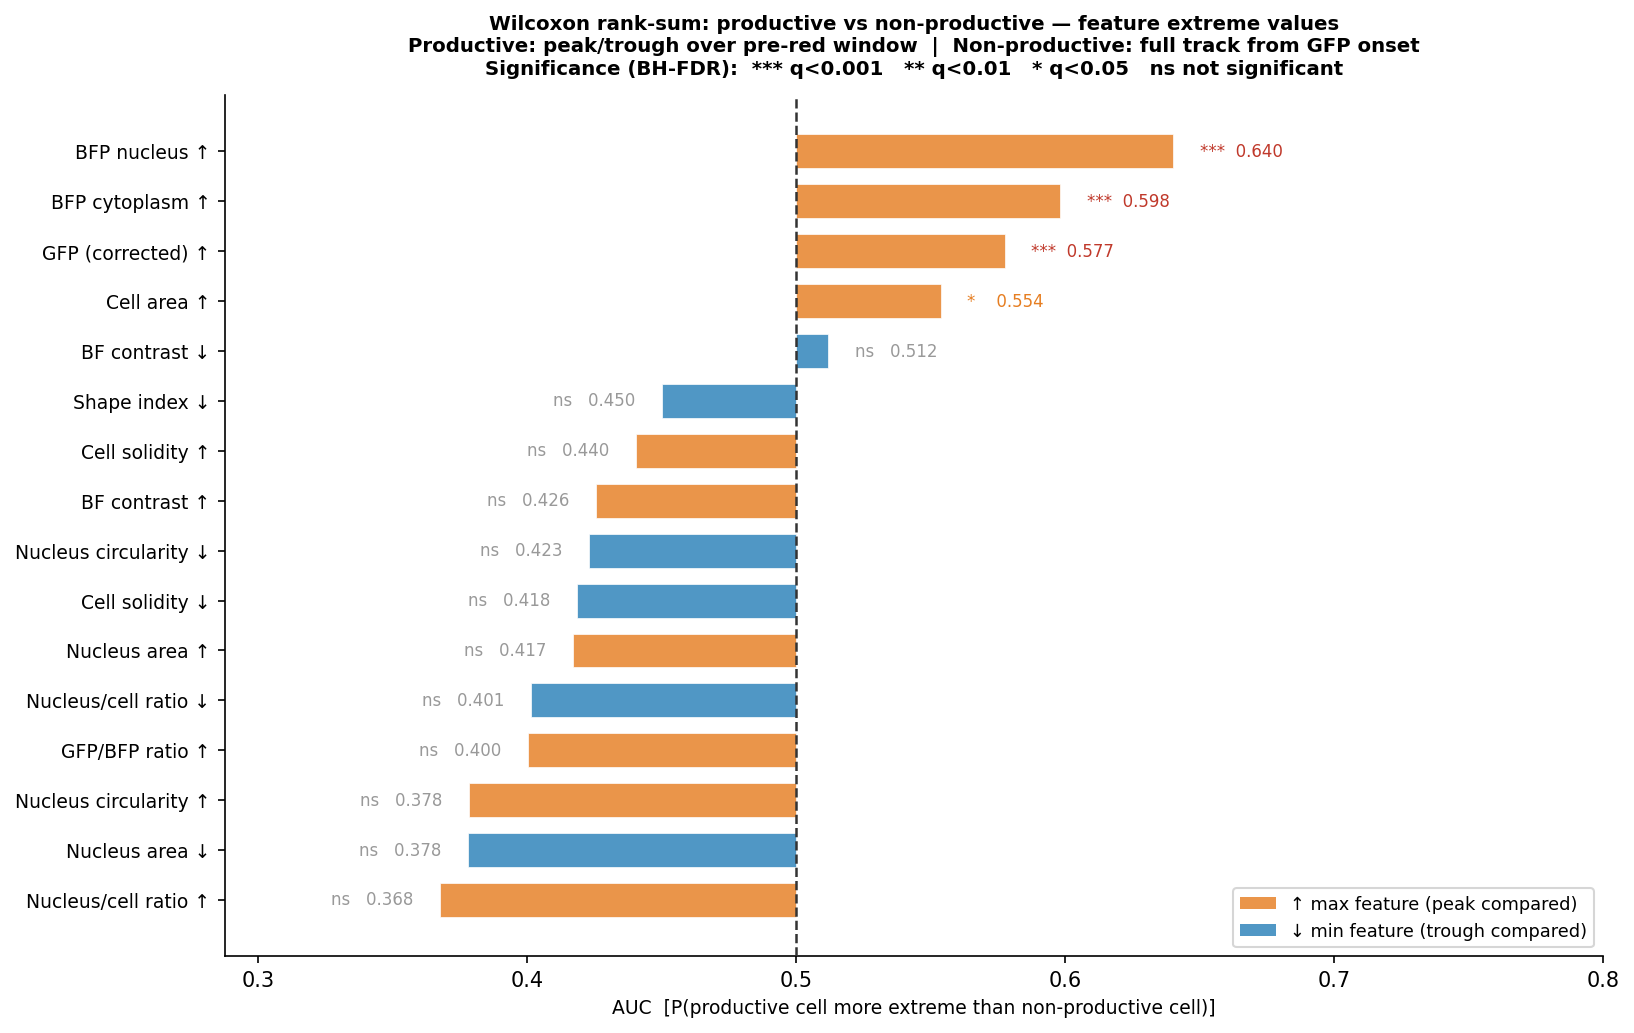

Generate this figure with Python:
"""
wilcoxon_barrier.py — Wilcoxon rank-sum test on feature extreme values

For each feature + direction (max/min), compare the extreme value over the
observation window between productive and non-productive cells:
  productive:     peak or trough over GFP onset → red onset  (pre-red window)
  non-productive: peak or trough over full track from GFP onset

AUC = P(productive cell is more extreme in the expected direction than
        a randomly chosen non-productive cell)
    → AUC > 0.5 means productive cells consistently reach higher peaks
      (max features) or lower troughs (min features).

The test is one-sided in the biologically expected direction.
Multiple-testing correction: Benjamini-Hochberg FDR across all features.
"""

import numpy as np
import pandas as pd
import matplotlib
matplotlib.use("Agg")
import matplotlib.pyplot as plt
import matplotlib.patches as mpatches
from pathlib import Path
from scipy.stats import mannwhitneyu

BASE    = Path("/home/labs/ginossar/talfis/LiveImaging")
TS_CSV  = BASE / "cache" / "python_export" / "timeseries_data.csv"
MD_CSV  = BASE / "cache" / "python_export" / "model_df.csv"
OUT_DIR = BASE / "barrier_analysis"

# same feature specs as barrier_analysis.py
FEAT_SPECS = [
    ("ch2_corrected", "GFP (corrected) ↑",       "max"),
    ("Mean.ch1",      "BFP cytoplasm ↑",          "max"),
    ("Mean.ch1_nuc",  "BFP nucleus ↑",            "max"),
    ("Area_cell",     "Cell area ↑",              "max"),
    ("P.stuck",       "P(stuck) ↑",               "max"),
    ("Area_nuc",      "Nucleus area ↓",           "min"),
    ("Area_nuc",      "Nucleus area ↑",           "max"),
    ("Circ_nuc",      "Nucleus circularity ↓",    "min"),
    ("Circ_nuc",      "Nucleus circularity ↑",    "max"),
    ("nuc_ratio",     "Nucleus/cell ratio ↓",     "min"),
    ("nuc_ratio",     "Nucleus/cell ratio ↑",     "max"),
    ("Solidity",      "Cell solidity ↓",          "min"),
    ("Solidity",      "Cell solidity ↑",          "max"),
    ("Ctrst.ch4",     "BF contrast ↓",            "min"),
    ("Ctrst.ch4",     "BF contrast ↑",            "max"),
    ("Shape_index",   "Shape index ↓",            "min"),
    ("gfp_bfp_ratio", "GFP/BFP ratio ↑",          "max"),
]


def bh_correct(pvals):
    """Benjamini-Hochberg FDR correction. Returns q-values."""
    n     = len(pvals)
    order = np.argsort(pvals)
    ranks = np.empty(n, dtype=int)
    ranks[order] = np.arange(1, n + 1)
    q = np.minimum(1.0, pvals * n / ranks)
    # enforce monotonicity right-to-left in sorted order
    q_sorted = q[order]
    for i in range(n - 2, -1, -1):
        q_sorted[i] = min(q_sorted[i], q_sorted[i + 1])
    q_out = np.empty(n)
    q_out[order] = q_sorted
    return q_out


# ── load data ─────────────────────────────────────────────────────────────────
print("Loading data ...", flush=True)
ts = pd.read_csv(TS_CSV, low_memory=False)
md = pd.read_csv(MD_CSV)[["Track.ID", "delay_green_to_red"]]
ts = ts.merge(md, on="Track.ID", how="left")

ts["t_rel_min"]    = ts["T_min"] - ts["abs_gfp_onset_min"]
ts["t_to_red_min"] = ts["red_onset_min"] - ts["t_rel_min"]
ts["productive"]   = ts["delay_green_to_red"].notna() & np.isfinite(ts["delay_green_to_red"])
ts["gfp_bfp_ratio"] = ts["ch2_corrected"] / ts["Mean.ch1_nuc"].replace(0, np.nan)

# productive: pre-red frames only (same window as barrier analysis)
# non-productive: all frames from GFP onset onward
prod_window = ts[ts["productive"] & (ts["t_to_red_min"] >= 0)]
np_window   = ts[~ts["productive"] & (ts["t_rel_min"] >= 0)]

n_prod = ts[ts["productive"]]["Track.ID"].nunique()
n_np   = ts[~ts["productive"]]["Track.ID"].nunique()
print(f"  {n_prod} productive  |  {n_np} non-productive", flush=True)


# ── Wilcoxon rank-sum for each spec ───────────────────────────────────────────
print("Running Wilcoxon tests ...", flush=True)

rows = []
for col, label, direction in FEAT_SPECS:
    agg_fn = "max" if direction == "max" else "min"

    prod_ext = prod_window.groupby("Track.ID")[col].agg(agg_fn).dropna()
    np_ext   = np_window.groupby("Track.ID")[col].agg(agg_fn).dropna()

    if len(prod_ext) < 5 or len(np_ext) < 5:
        rows.append({"label": label, "direction": direction, "col": col,
                     "n_prod": len(prod_ext), "n_nonprod": len(np_ext),
                     "AUC": np.nan, "p_value": np.nan})
        continue

    # flip sign for min features so "greater" always tests the expected direction
    x = prod_ext.values if direction == "max" else -prod_ext.values
    y = np_ext.values   if direction == "max" else -np_ext.values

    stat, pval = mannwhitneyu(x, y, alternative="greater")
    auc        = stat / (len(prod_ext) * len(np_ext))

    rows.append({"label": label, "direction": direction, "col": col,
                 "n_prod": len(prod_ext), "n_nonprod": len(np_ext),
                 "AUC": auc, "p_value": pval})

res = pd.DataFrame(rows)

# FDR correction on the non-NaN p-values
valid_mask = res["p_value"].notna()
q_vals     = np.full(len(res), np.nan)
q_vals[valid_mask.values] = bh_correct(res.loc[valid_mask, "p_value"].values)
res["q_value"] = q_vals

res_sorted = res.sort_values("AUC", ascending=False)
print(res_sorted[["label", "AUC", "p_value", "q_value"]].to_string(index=False), flush=True)


# ── figure ────────────────────────────────────────────────────────────────────
print("\nCreating figure ...", flush=True)

plot_df = res.dropna(subset=["AUC"]).sort_values("AUC", ascending=True).reset_index(drop=True)

dir_colors = {"max": "#e67e22", "min": "#2980b9"}
bar_colors = [dir_colors[d] for d in plot_df["direction"]]

fig, ax = plt.subplots(figsize=(11, 7))

ax.barh(range(len(plot_df)), plot_df["AUC"] - 0.5,
        left=0.5, color=bar_colors, alpha=0.82, height=0.68, edgecolor="white", lw=0.4)

# significance labels
for i, row in plot_df.iterrows():
    q = row["q_value"]
    if np.isnan(q):
        stars, star_col = "n/a", "#aaa"
    elif q < 0.001:
        stars, star_col = "***", "#c0392b"
    elif q < 0.01:
        stars, star_col = "** ", "#e74c3c"
    elif q < 0.05:
        stars, star_col = "*  ", "#e67e22"
    else:
        stars, star_col = "ns ", "#999999"

    auc_val = row["AUC"]
    offset  = 0.010
    ha      = "left" if auc_val >= 0.5 else "right"
    x_text  = auc_val + offset if auc_val >= 0.5 else auc_val - offset
    ax.text(x_text, i, f"{stars}  {auc_val:.3f}",
            va="center", ha=ha, fontsize=8, color=star_col)

ax.axvline(0.5, color="#333", lw=1.2, linestyle="--", zorder=3)
ax.set_yticks(range(len(plot_df)))
ax.set_yticklabels(plot_df["label"], fontsize=9)
ax.set_xlabel("AUC  [P(productive cell more extreme than non-productive cell)]", fontsize=9)

# dynamic x limits
all_auc = plot_df["AUC"].values
ax.set_xlim(min(0.35, all_auc.min() - 0.08), max(0.80, all_auc.max() + 0.14))

ax.set_title(
    "Wilcoxon rank-sum: productive vs non-productive — feature extreme values\n"
    "Productive: peak/trough over pre-red window  |  Non-productive: full track from GFP onset\n"
    "Significance (BH-FDR):  *** q<0.001   ** q<0.01   * q<0.05   ns not significant",
    fontsize=9.5, fontweight="bold", pad=10
)

legend_patches = [
    mpatches.Patch(facecolor="#e67e22", alpha=0.82, label="↑ max feature (peak compared)"),
    mpatches.Patch(facecolor="#2980b9", alpha=0.82, label="↓ min feature (trough compared)"),
]
ax.legend(handles=legend_patches, fontsize=8.5, loc="lower right")
ax.spines["top"].set_visible(False)
ax.spines["right"].set_visible(False)

plt.tight_layout()
out_path = OUT_DIR / "wilcoxon_barrier.png"
fig.savefig(out_path, dpi=150, bbox_inches="tight")
plt.close()
print(f"Saved {out_path}", flush=True)
print("Done.", flush=True)
